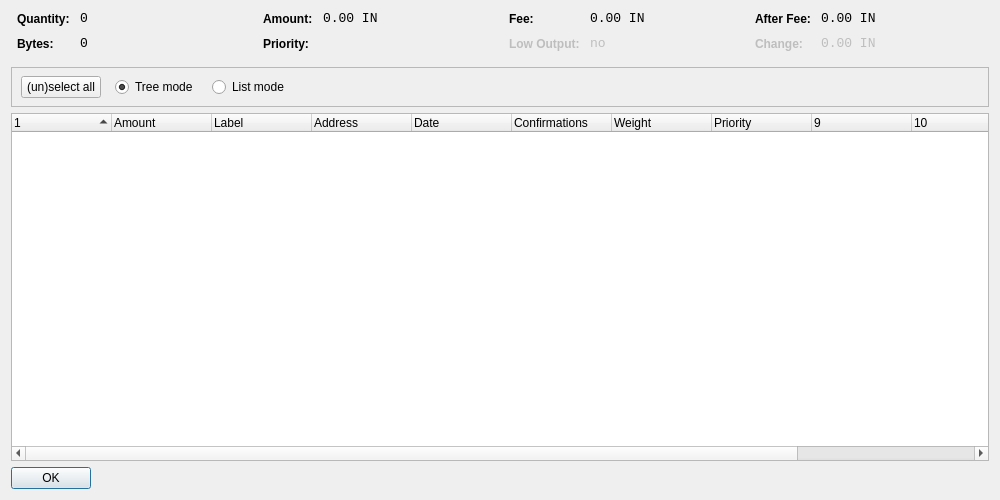
<?xml version="1.0" encoding="UTF-8"?>
<ui version="4.0">
 <class>CoinControlDialog</class>
 <widget class="QWidget" name="CoinControlDialog">
  <property name="geometry">
   <rect>
    <x>0</x>
    <y>0</y>
    <width>1000</width>
    <height>500</height>
   </rect>
  </property>
  <property name="windowTitle">
   <string>Coin Control</string>
  </property>
  <layout class="QVBoxLayout" name="verticalLayout">
   <item>
    <layout class="QHBoxLayout" name="horizontalLayoutTop" stretch="0,0,0,0">
     <property name="topMargin">
      <number>0</number>
     </property>
     <property name="bottomMargin">
      <number>10</number>
     </property>
     <item>
      <layout class="QFormLayout" name="formLayoutCoinControl1">
       <property name="horizontalSpacing">
        <number>10</number>
       </property>
       <property name="verticalSpacing">
        <number>10</number>
       </property>
       <property name="leftMargin">
        <number>6</number>
       </property>
       <property name="rightMargin">
        <number>6</number>
       </property>
       <item row="0" column="0">
        <widget class="QLabel" name="labelCoinControlQuantityText">
         <property name="styleSheet">
          <string notr="true">font-weight:bold;</string>
         </property>
         <property name="text">
          <string>Quantity:</string>
         </property>
        </widget>
       </item>
       <item row="0" column="1">
        <widget class="QLabel" name="labelCoinControlQuantity">
         <property name="font">
          <font>
           <family>Monospace</family>
           <pointsize>10</pointsize>
          </font>
         </property>
         <property name="cursor">
          <cursorShape>IBeamCursor</cursorShape>
         </property>
         <property name="contextMenuPolicy">
          <enum>Qt::ActionsContextMenu</enum>
         </property>
         <property name="text">
          <string notr="true">0</string>
         </property>
         <property name="textInteractionFlags">
          <set>Qt::LinksAccessibleByMouse|Qt::TextSelectableByKeyboard|Qt::TextSelectableByMouse</set>
         </property>
        </widget>
       </item>
       <item row="1" column="0">
        <widget class="QLabel" name="labelCoinControlBytesText">
         <property name="styleSheet">
          <string notr="true">font-weight:bold;</string>
         </property>
         <property name="text">
          <string>Bytes:</string>
         </property>
        </widget>
       </item>
       <item row="1" column="1">
        <widget class="QLabel" name="labelCoinControlBytes">
         <property name="font">
          <font>
           <family>Monospace</family>
           <pointsize>10</pointsize>
          </font>
         </property>
         <property name="cursor">
          <cursorShape>IBeamCursor</cursorShape>
         </property>
         <property name="contextMenuPolicy">
          <enum>Qt::ActionsContextMenu</enum>
         </property>
         <property name="text">
          <string notr="true">0</string>
         </property>
         <property name="textInteractionFlags">
          <set>Qt::LinksAccessibleByMouse|Qt::TextSelectableByKeyboard|Qt::TextSelectableByMouse</set>
         </property>
        </widget>
       </item>
      </layout>
     </item>
     <item>
      <layout class="QFormLayout" name="formLayoutCoinControl2">
       <property name="horizontalSpacing">
        <number>10</number>
       </property>
       <property name="verticalSpacing">
        <number>10</number>
       </property>
       <property name="leftMargin">
        <number>6</number>
       </property>
       <property name="rightMargin">
        <number>6</number>
       </property>
       <item row="0" column="0">
        <widget class="QLabel" name="labelCoinControlAmountText">
         <property name="styleSheet">
          <string notr="true">font-weight:bold;</string>
         </property>
         <property name="text">
          <string>Amount:</string>
         </property>
        </widget>
       </item>
       <item row="0" column="1">
        <widget class="QLabel" name="labelCoinControlAmount">
         <property name="font">
          <font>
           <family>Monospace</family>
           <pointsize>10</pointsize>
          </font>
         </property>
         <property name="cursor">
          <cursorShape>IBeamCursor</cursorShape>
         </property>
         <property name="contextMenuPolicy">
          <enum>Qt::ActionsContextMenu</enum>
         </property>
         <property name="text">
          <string notr="true">0.00 IN</string>
         </property>
         <property name="textInteractionFlags">
          <set>Qt::LinksAccessibleByMouse|Qt::TextSelectableByKeyboard|Qt::TextSelectableByMouse</set>
         </property>
        </widget>
       </item>
       <item row="1" column="0">
        <widget class="QLabel" name="labelCoinControlPriorityText">
         <property name="styleSheet">
          <string notr="true">font-weight:bold;</string>
         </property>
         <property name="text">
          <string>Priority:</string>
         </property>
        </widget>
       </item>
       <item row="1" column="1">
        <widget class="QLabel" name="labelCoinControlPriority">
         <property name="font">
          <font>
           <family>Monospace</family>
           <pointsize>10</pointsize>
          </font>
         </property>
         <property name="cursor">
          <cursorShape>IBeamCursor</cursorShape>
         </property>
         <property name="contextMenuPolicy">
          <enum>Qt::ActionsContextMenu</enum>
         </property>
         <property name="text">
          <string/>
         </property>
         <property name="textInteractionFlags">
          <set>Qt::LinksAccessibleByMouse|Qt::TextSelectableByKeyboard|Qt::TextSelectableByMouse</set>
         </property>
        </widget>
       </item>
      </layout>
     </item>
     <item>
      <layout class="QFormLayout" name="formLayoutCoinControl3">
       <property name="horizontalSpacing">
        <number>10</number>
       </property>
       <property name="verticalSpacing">
        <number>10</number>
       </property>
       <property name="leftMargin">
        <number>6</number>
       </property>
       <property name="rightMargin">
        <number>6</number>
       </property>
       <item row="0" column="0">
        <widget class="QLabel" name="labelCoinControlFeeText">
         <property name="styleSheet">
          <string notr="true">font-weight:bold;</string>
         </property>
         <property name="text">
          <string>Fee:</string>
         </property>
        </widget>
       </item>
       <item row="0" column="1">
        <widget class="QLabel" name="labelCoinControlFee">
         <property name="font">
          <font>
           <family>Monospace</family>
           <pointsize>10</pointsize>
          </font>
         </property>
         <property name="cursor">
          <cursorShape>IBeamCursor</cursorShape>
         </property>
         <property name="contextMenuPolicy">
          <enum>Qt::ActionsContextMenu</enum>
         </property>
         <property name="text">
          <string notr="true">0.00 IN</string>
         </property>
         <property name="textInteractionFlags">
          <set>Qt::LinksAccessibleByMouse|Qt::TextSelectableByKeyboard|Qt::TextSelectableByMouse</set>
         </property>
        </widget>
       </item>
       <item row="1" column="0">
        <widget class="QLabel" name="labelCoinControlLowOutputText">
         <property name="enabled">
          <bool>false</bool>
         </property>
         <property name="styleSheet">
          <string notr="true">font-weight:bold;</string>
         </property>
         <property name="text">
          <string>Low Output:</string>
         </property>
        </widget>
       </item>
       <item row="1" column="1">
        <widget class="QLabel" name="labelCoinControlLowOutput">
         <property name="enabled">
          <bool>false</bool>
         </property>
         <property name="font">
          <font>
           <family>Monospace</family>
           <pointsize>10</pointsize>
          </font>
         </property>
         <property name="cursor">
          <cursorShape>IBeamCursor</cursorShape>
         </property>
         <property name="contextMenuPolicy">
          <enum>Qt::ActionsContextMenu</enum>
         </property>
         <property name="text">
          <string>no</string>
         </property>
         <property name="textInteractionFlags">
          <set>Qt::LinksAccessibleByMouse|Qt::TextSelectableByKeyboard|Qt::TextSelectableByMouse</set>
         </property>
        </widget>
       </item>
      </layout>
     </item>
     <item>
      <layout class="QFormLayout" name="formLayoutCoinControl4">
       <property name="horizontalSpacing">
        <number>10</number>
       </property>
       <property name="verticalSpacing">
        <number>10</number>
       </property>
       <property name="leftMargin">
        <number>6</number>
       </property>
       <property name="rightMargin">
        <number>6</number>
       </property>
       <item row="0" column="0">
        <widget class="QLabel" name="labelCoinControlAfterFeeText">
         <property name="styleSheet">
          <string notr="true">font-weight:bold;</string>
         </property>
         <property name="text">
          <string>After Fee:</string>
         </property>
        </widget>
       </item>
       <item row="0" column="1">
        <widget class="QLabel" name="labelCoinControlAfterFee">
         <property name="font">
          <font>
           <family>Monospace</family>
           <pointsize>10</pointsize>
          </font>
         </property>
         <property name="cursor">
          <cursorShape>IBeamCursor</cursorShape>
         </property>
         <property name="contextMenuPolicy">
          <enum>Qt::ActionsContextMenu</enum>
         </property>
         <property name="text">
          <string notr="true">0.00 IN</string>
         </property>
         <property name="textInteractionFlags">
          <set>Qt::LinksAccessibleByMouse|Qt::TextSelectableByKeyboard|Qt::TextSelectableByMouse</set>
         </property>
        </widget>
       </item>
       <item row="1" column="0">
        <widget class="QLabel" name="labelCoinControlChangeText">
         <property name="enabled">
          <bool>false</bool>
         </property>
         <property name="styleSheet">
          <string notr="true">font-weight:bold;</string>
         </property>
         <property name="text">
          <string>Change:</string>
         </property>
        </widget>
       </item>
       <item row="1" column="1">
        <widget class="QLabel" name="labelCoinControlChange">
         <property name="enabled">
          <bool>false</bool>
         </property>
         <property name="font">
          <font>
           <family>Monospace</family>
           <pointsize>10</pointsize>
          </font>
         </property>
         <property name="cursor">
          <cursorShape>IBeamCursor</cursorShape>
         </property>
         <property name="contextMenuPolicy">
          <enum>Qt::ActionsContextMenu</enum>
         </property>
         <property name="text">
          <string notr="true">0.00 IN</string>
         </property>
         <property name="textInteractionFlags">
          <set>Qt::LinksAccessibleByMouse|Qt::TextSelectableByKeyboard|Qt::TextSelectableByMouse</set>
         </property>
        </widget>
       </item>
      </layout>
     </item>
    </layout>
   </item>
   <item>
    <widget class="QFrame" name="frame">
     <property name="minimumSize">
      <size>
       <width>0</width>
       <height>40</height>
      </size>
     </property>
     <property name="frameShape">
      <enum>QFrame::StyledPanel</enum>
     </property>
     <property name="frameShadow">
      <enum>QFrame::Sunken</enum>
     </property>
     <widget class="QWidget" name="horizontalLayoutWidget">
      <property name="geometry">
       <rect>
        <x>10</x>
        <y>0</y>
        <width>781</width>
        <height>41</height>
       </rect>
      </property>
      <layout class="QHBoxLayout" name="horizontalLayoutPanel" stretch="0,0,0,0">
       <property name="spacing">
        <number>14</number>
       </property>
       <item>
        <widget class="QPushButton" name="pushButtonSelectAll">
         <property name="sizePolicy">
          <sizepolicy hsizetype="Maximum" vsizetype="Fixed">
           <horstretch>0</horstretch>
           <verstretch>0</verstretch>
          </sizepolicy>
         </property>
         <property name="text">
          <string>(un)select all</string>
         </property>
        </widget>
       </item>
       <item>
        <widget class="QRadioButton" name="radioTreeMode">
         <property name="sizePolicy">
          <sizepolicy hsizetype="Maximum" vsizetype="Fixed">
           <horstretch>0</horstretch>
           <verstretch>0</verstretch>
          </sizepolicy>
         </property>
         <property name="text">
          <string>Tree mode</string>
         </property>
         <property name="checked">
          <bool>true</bool>
         </property>
        </widget>
       </item>
       <item>
        <widget class="QRadioButton" name="radioListMode">
         <property name="sizePolicy">
          <sizepolicy hsizetype="Maximum" vsizetype="Fixed">
           <horstretch>0</horstretch>
           <verstretch>0</verstretch>
          </sizepolicy>
         </property>
         <property name="text">
          <string>List mode</string>
         </property>
        </widget>
       </item>
       <item>
        <spacer name="horizontalSpacer">
         <property name="orientation">
          <enum>Qt::Horizontal</enum>
         </property>
         <property name="sizeHint" stdset="0">
          <size>
           <width>40</width>
           <height>20</height>
          </size>
         </property>
        </spacer>
       </item>
      </layout>
     </widget>
    </widget>
   </item>
   <item>
    <widget class="CoinControlTreeWidget" name="treeWidget">
     <property name="contextMenuPolicy">
      <enum>Qt::CustomContextMenu</enum>
     </property>
     <property name="sortingEnabled">
      <bool>false</bool>
     </property>
     <property name="columnCount">
      <number>12</number>
     </property>
     <attribute name="headerShowSortIndicator" stdset="0">
      <bool>true</bool>
     </attribute>
     <attribute name="headerStretchLastSection">
      <bool>false</bool>
     </attribute>
     <column>
      <property name="text">
       <string/>
      </property>
     </column>
     <column>
      <property name="text">
       <string>Amount</string>
      </property>
     </column>
     <column>
      <property name="text">
       <string>Label</string>
      </property>
     </column>
     <column>
      <property name="text">
       <string>Address</string>
      </property>
     </column>
     <column>
      <property name="text">
       <string>Date</string>
      </property>
     </column>
     <column>
      <property name="text">
       <string>Confirmations</string>
      </property>
      <property name="toolTip">
       <string>Confirmed</string>
      </property>
     </column>
     <column>
      <property name="text">
       <string>Weight</string>
      </property>
     </column>
     <column>
      <property name="text">
       <string>Priority</string>
      </property>
     </column>
     <column>
      <property name="text">
       <string/>
      </property>
     </column>
     <column>
      <property name="text">
       <string/>
      </property>
     </column>
     <column>
      <property name="text">
       <string/>
      </property>
     </column>
     <column>
      <property name="text">
       <string/>
      </property>
     </column>
    </widget>
   </item>
   <item>
    <widget class="QDialogButtonBox" name="buttonBox">
     <property name="sizePolicy">
      <sizepolicy hsizetype="Maximum" vsizetype="Fixed">
       <horstretch>0</horstretch>
       <verstretch>0</verstretch>
      </sizepolicy>
     </property>
     <property name="orientation">
      <enum>Qt::Horizontal</enum>
     </property>
     <property name="standardButtons">
      <set>QDialogButtonBox::Ok</set>
     </property>
    </widget>
   </item>
  </layout>
 </widget>
 <customwidgets>
  <customwidget>
   <class>CoinControlTreeWidget</class>
   <extends>QTreeWidget</extends>
   <header>coincontroltreewidget.h</header>
  </customwidget>
 </customwidgets>
 <resources/>
 <connections/>
</ui>
